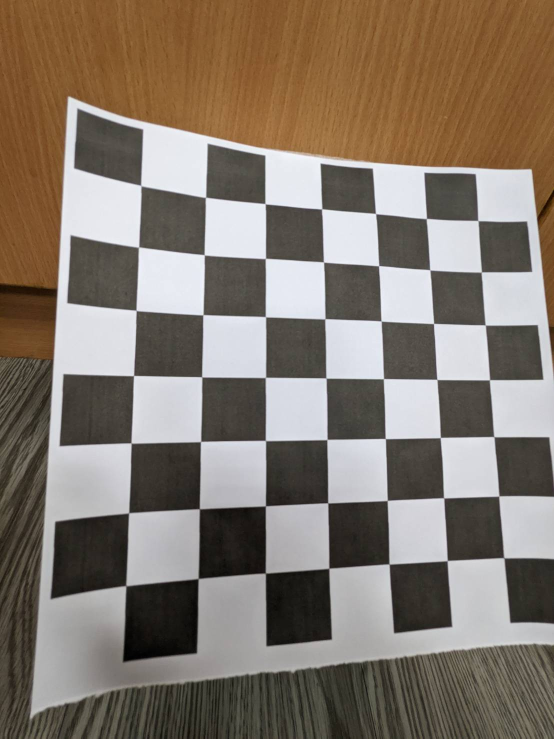
#> input picture PerspectiveTransform/board/ch01.jpg, 1108 x 1477 px (shown at 1/2 size); its folder holds 5 pictures in this run
$ python chessboard_calib.py
#> lines starting #> are read from the running program, lines starting #| are printed output that depends on the picture; after the words box and inside, x2 and y2 are one past the last pixel; in counts of white or black regions, pixels touching at a corner belong together
import numpy as np
import cv2 as cv
import glob
# termination criteria
criteria = (cv.TERM_CRITERIA_EPS + cv.TERM_CRITERIA_MAX_ITER, 30, 0.001)
# prepare object points, like (0,0,0), (1,0,0), (2,0,0) ....,(6,5,0)
objp = np.zeros((7*7,3), np.float32)
objp[:,:2] = np.mgrid[0:7,0:7].T.reshape(-1,2)
# Arrays to store object points and image points from all the images.
objpoints = [] # 3d point in real world space
imgpoints = [] # 2d points in image plane.
images = glob.glob('./board/*.jpg')
for fname in images:
    img = cv.imread(fname)
#> img is the input picture: shape (1477, 1108, 3); mean B, G, R 108.9, 120.4, 131.7
    gray = cv.cvtColor(img, cv.COLOR_BGR2GRAY)
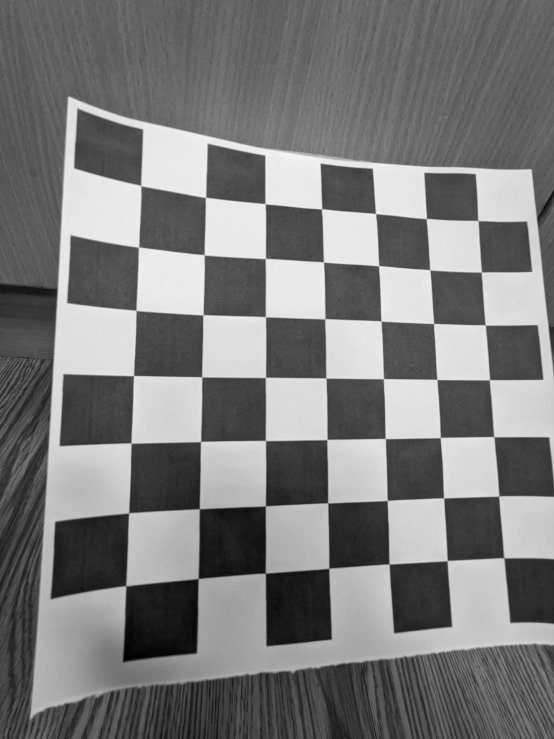
#> gray: shape (1477, 1108) (shown at 1/2 size); min 0, max 249, mean 122.5
    # Find the chess board corners
    ret, corners = cv.findChessboardCorners(gray, (7,7), None)
#> ret = True; corners = 49 rows, first 8: [282, 371.5], [412.1, 394.3], [529.8, 407], [645.3, 418], [752, 427], [854.7, 436.9], [955.5, 441], [278.1, 493]
    # If found, add object points, image points (after refining them)
    if ret == True:
        objpoints.append(objp)
        corners2 = cv.cornerSubPix(gray,corners, (11,11), (-1,-1), criteria)
#> corners2 = 49 rows, first 8: [282.2, 371.6], [411.5, 395.1], [530.6, 407.9], [643.9, 418.4], [751.6, 427.6], [853.2, 437.5], [956.4, 441.6], [277.7, 494.6]
        imgpoints.append(corners2)
        # Draw and display the corners
        cv.drawChessboardCorners(img, (7,7), corners2, ret)
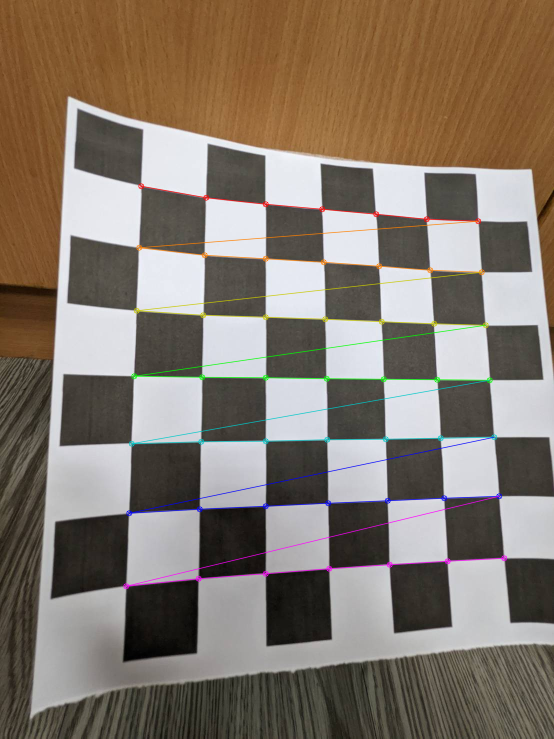
#> img: shape (1477, 1108, 3) (shown at 1/2 size); 1.94% of pixels changed, all inside (x1, y1, x2, y2) = (246, 366, 1015, 1179)
        cv.imshow('img', img)
        cv.waitKey(200)
    else:
        print("BOARD NOT FOUND!")
#> pass 2 of the loop `for fname in images:`:
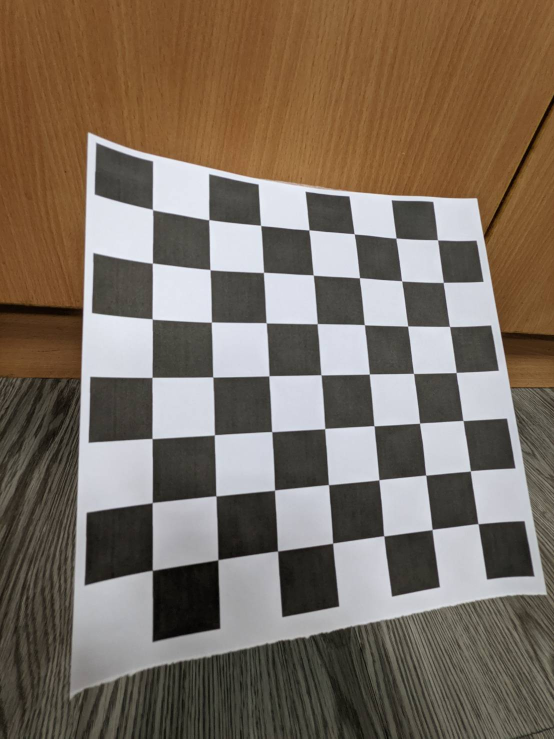
#> input picture PerspectiveTransform/board/ch02.jpg, 1108 x 1477 px (shown at 1/2 size)
#> img is the input picture: shape (1477, 1108, 3); mean B, G, R 95.9, 109.1, 122.3
#> `gray = cv.cvtColor(img, cv.COLOR_BGR2GRAY)`:
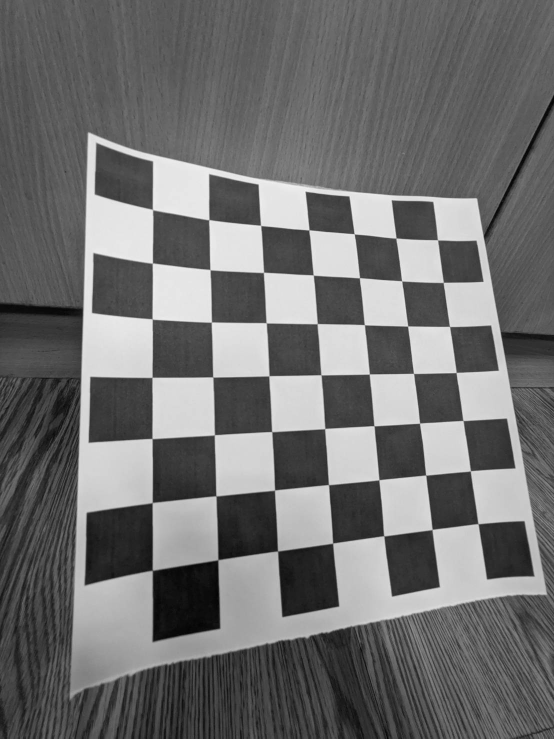
#> gray: shape (1477, 1108) (shown at 1/2 size); min 0, max 247, mean 111.5
#> corners = 49 rows, first 8: [305.7, 419.9], [418.4, 439.7], [521.8, 451.4], [618.3, 460.4], [708.6, 467.9], [792.4, 476.5], [875.6, 480.1], [305.3, 526.6]
#> corners2 = 49 rows, first 8: [305.4, 419.6], [418.2, 439.9], [521.6, 451.3], [618.3, 460.3], [708.7, 468.2], [792.3, 476.5], [875.5, 480.2], [305.2, 526.6]
#> `cv.drawChessboardCorners(img, (7,7), corners2, ret)`:
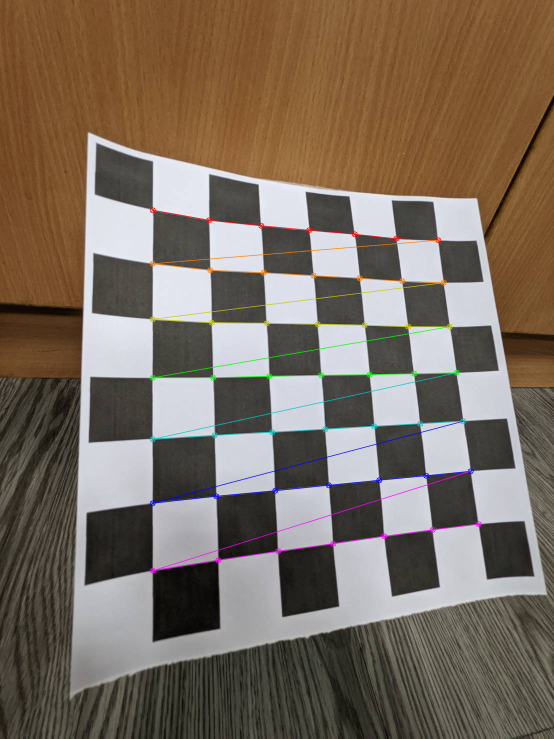
#> img: shape (1477, 1108, 3) (shown at 1/2 size); 1.69% of pixels changed, all inside (x1, y1, x2, y2) = (299, 414, 964, 1148)
#> pass 3 of the loop `for fname in images:`:
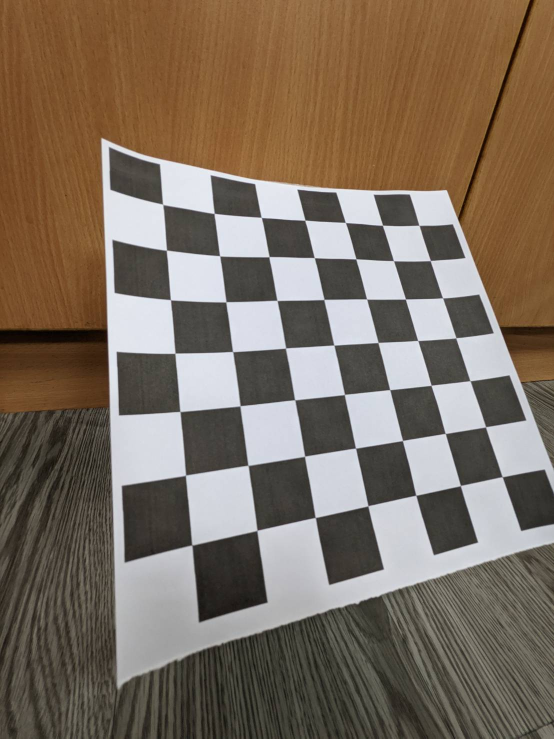
#> input picture PerspectiveTransform/board/ch03.jpg, 1108 x 1477 px (shown at 1/2 size)
#> img is the input picture: shape (1477, 1108, 3); mean B, G, R 94.9, 109.5, 123.9
#> `gray = cv.cvtColor(img, cv.COLOR_BGR2GRAY)`:
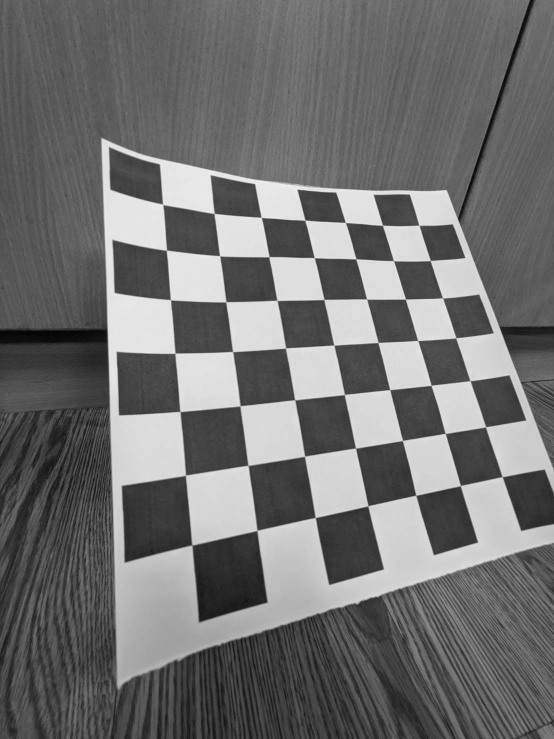
#> gray: shape (1477, 1108) (shown at 1/2 size); min 1, max 245, mean 112.2
#> corners = 49 rows, first 8: [326, 409.2], [428.8, 427.3], [523, 435.1], [610.4, 440.7], [691, 445.2], [765.5, 451], [838.4, 451.1], [333.3, 500.7]
#> corners2 = 49 rows, first 8: [325.8, 409.1], [428.7, 427.3], [522.9, 435.3], [610.3, 440.7], [691.2, 445.4], [765.4, 450.9], [838.4, 451.1], [333.3, 500.7]
#> `cv.drawChessboardCorners(img, (7,7), corners2, ret)`:
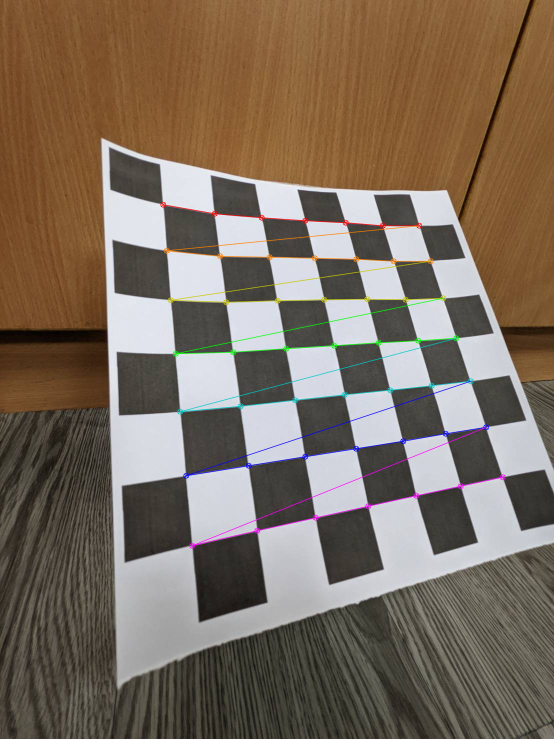
#> img: shape (1477, 1108, 3) (shown at 1/2 size); 1.56% of pixels changed, all inside (x1, y1, x2, y2) = (320, 403, 1012, 1098)
#> the loop made 5 passes; the first 3 are shown
cv.destroyAllWindows()

ret, mtx, dist, rvecs, tvecs = cv.calibrateCamera(objpoints, imgpoints, gray.shape[::-1], None, None)
img = cv.imread('./board/ch05.jpg')
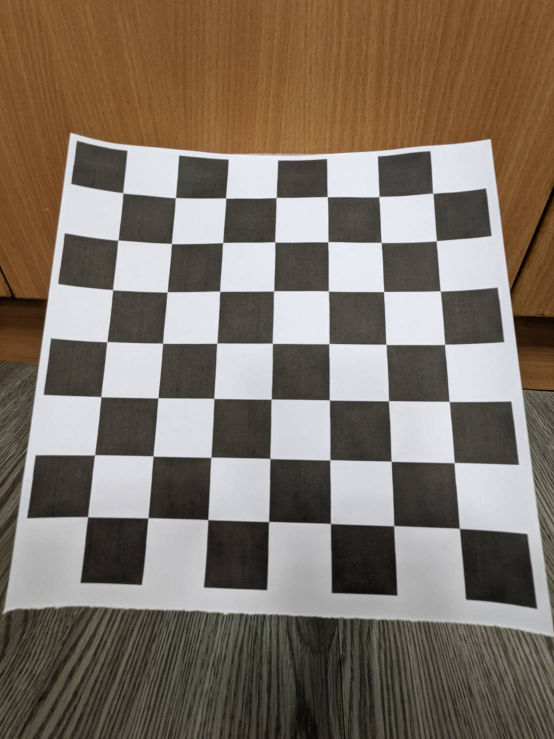
#> input picture PerspectiveTransform/board/ch05.jpg, 1108 x 1477 px (shown at 1/2 size)
#> img is the input picture: shape (1477, 1108, 3); mean B, G, R 102.5, 114.3, 126.2

h,  w = img.shape[:2]
#> h = 1477; w = 1108
newcameramtx, roi = cv.getOptimalNewCameraMatrix(mtx, dist, (w,h), 0, (w,h)) # alpha = 0: all reserved, alpha =1: black edge

# undistort
dst = cv.undistort(img, mtx, dist, None, newcameramtx)
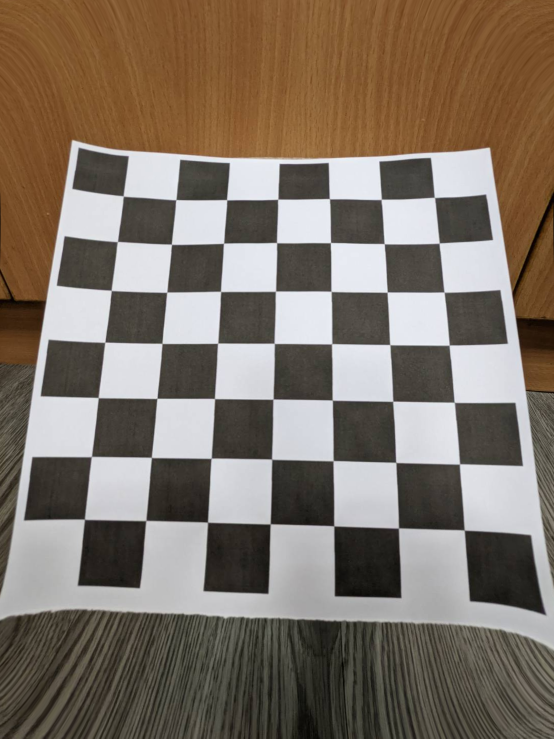
#> dst: shape (1477, 1108, 3) (shown at 1/2 size); mean B, G, R 102.6, 114.6, 126.6
# crop the image
x, y, w, h = roi
dst = dst[y:y+h, x:x+w]
#> dst: shape (1476, 1107, 3)
cv.imwrite('calibresult.png', cv.resize(dst, (546,918), interpolation=cv.INTER_AREA))
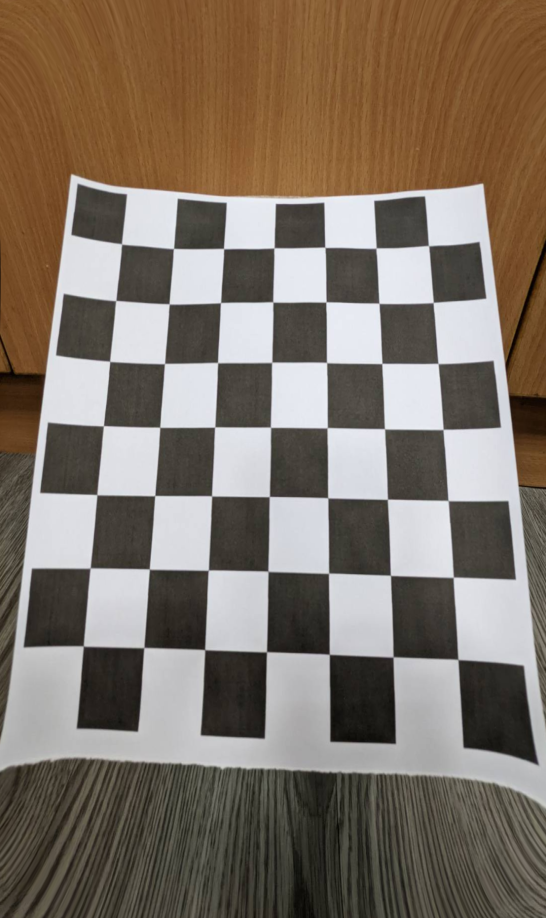
#> saved as calibresult.png: shape (918, 546, 3); mean B, G, R 102.7, 114.7, 126.7
